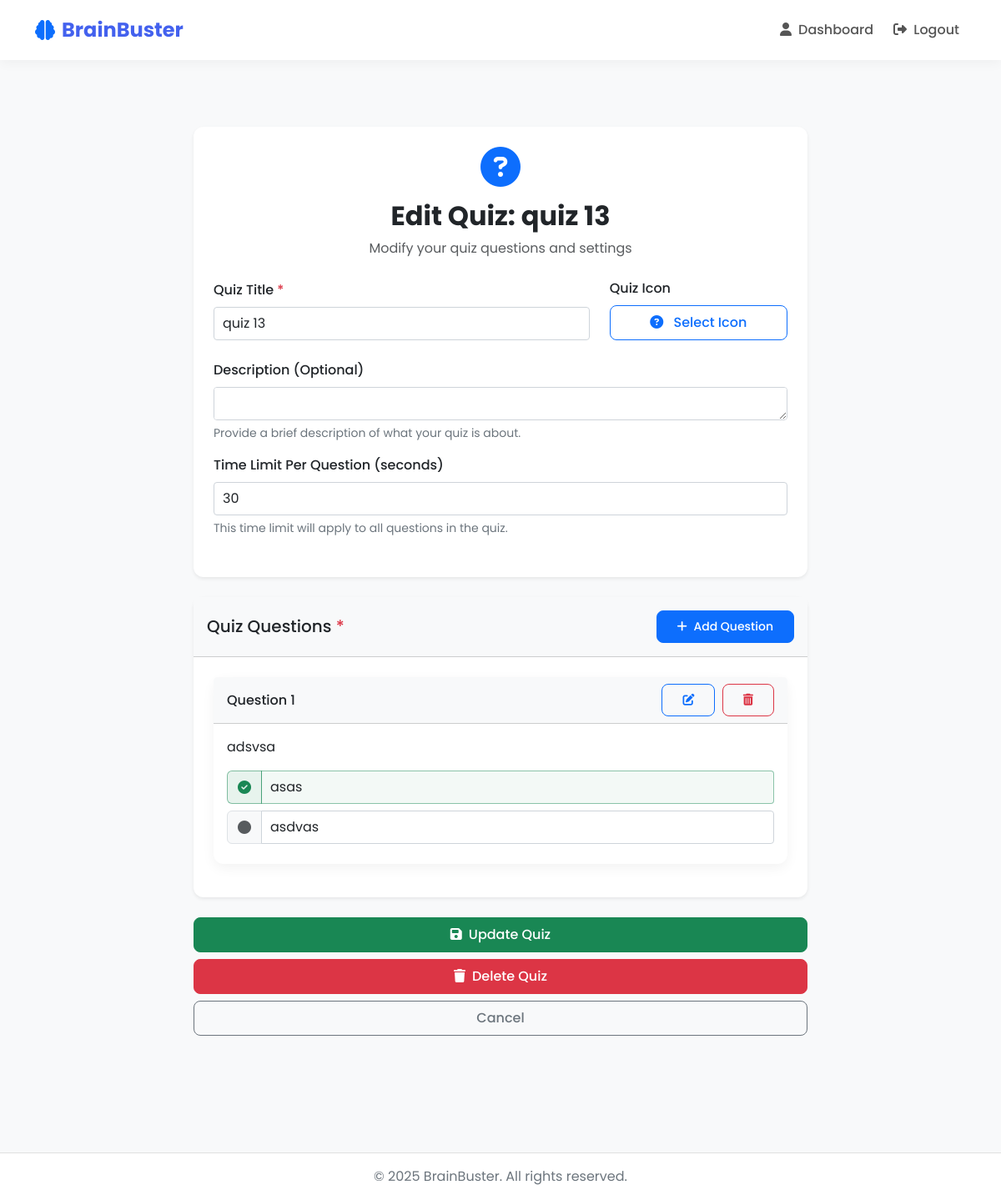
The page /quizzes/edit/13/ (signed in) on the database as committed earlier.
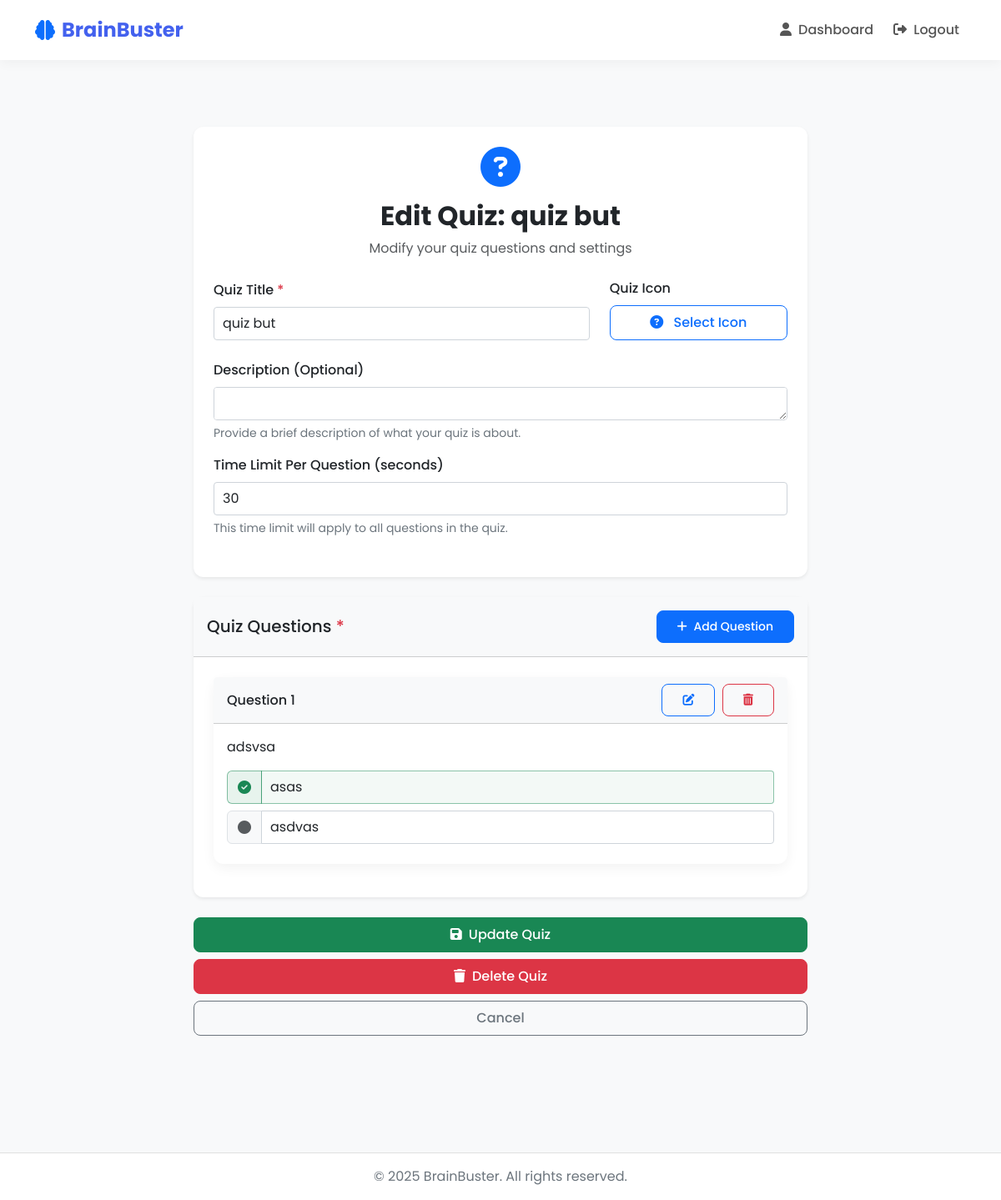
The same page on the database as committed later.
### quizzes/models.py (models this page shows, shortened)
class Quiz(models.Model):
    title = models.CharField(max_length=255)
    description = models.TextField(blank=True, null=True)
    icon = models.CharField(max_length=50, default="question-circle")
    code = models.CharField(max_length=10, unique=True, default=generate_unique_code)
    created_by = models.ForeignKey(User, on_delete=models.CASCADE, related_name='quizzes')
    created_at = models.DateTimeField(auto_now_add=True)
    time_limit_per_question = models.IntegerField(help_text="Time limit in seconds", default=30)

### quizzes/views.py (the view, shortened to what this page needs)
# urls.py: path('edit/<int:quiz_id>/', views.create_quiz, name='edit_quiz'),
@login_required
def create_quiz(request, quiz_id=None):
    quiz = None
    is_editing = False
    if quiz_id:
        quiz = get_object_or_404(Quiz, id=quiz_id, created_by=request.user)
        is_editing = True
    context = {'is_editing': is_editing}
    questions_data = []  # Initialize this variable outside the if block
    if quiz:
        for question in quiz.questions.all().prefetch_related('options'):
            options = list(question.options.all())
            correct_index = next((i for i, opt in enumerate(options) if opt.is_correct), 0)
            questions_data.append({
                'text': question.text,
                'options': [opt.text for opt in options],
                'correctAnswer': correct_index
            })
        context.update({
            'quiz': quiz,
            'questions_data': json.dumps(questions_data)
        })
    return render(request, 'quizzes/create_quiz.html', context)

### templates/quizzes/create_quiz.html (shortened to what the changed rows need)
{% extends 'base.html' %}
{% block content %}
<div class="container py-5">
    <div class="row justify-content-center">
        <div class="col-md-8">
            <div class="card shadow-sm border-0 mb-4">
                <div class="card-body p-4">
                    <div class="text-center mb-4">
                        <i class="fas fa-{{ quiz.icon|default:'question-circle' }} fa-3x text-primary mb-3"></i>
                        <h2 class="fw-bold">
                            {% if is_editing %}
                            Edit Quiz: {{ quiz.title }}
                            {% else %}
                            Create New Quiz
                            {% endif %}
                        </h2>
                        <p class="text-muted">
                            {% if is_editing %}
                            Modify your quiz questions and settings
                            {% else %}
                            Set up your quiz and add questions
                            {% endif %}
                        </p>
                    </div>
                    <form id="quizForm" class="needs-validation" novalidate
                        action="{% if is_editing %}{% url 'edit_quiz' quiz.id %}{% else %}{% url 'create_quiz' %}{% endif %}"
                        method="post">
                        <div class="row align-items-end mb-4">
                            <div class="col-md-8">
                                <label for="quizTitle" class="form-label fw-medium">Quiz Title <span
                                        class="text-danger">*</span></label>
                                <input type="text" id="quizTitle" name="quiz_title" class="form-control" required>
                            </div>
                        </div>
                    </form>
                </div>
            </div>
        </div>
    </div>
</div>
{% endblock %}

Rows that differ between the two databases and show on the page:
changed Quiz: title "quiz 13" → "quiz but"
Other text that changed with them:
form field quiz_title: "quiz 13" → "quiz but"
